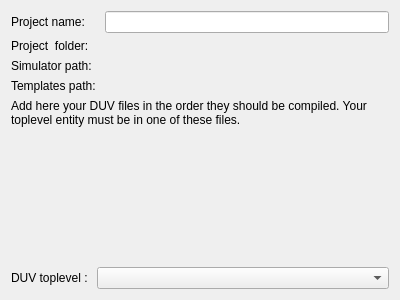
<?xml version="1.0" encoding="UTF-8"?>
<ui version="4.0">
 <class>ProjectDialogView</class>
 <widget class="QWidget" name="ProjectDialogView">
  <property name="geometry">
   <rect>
    <x>0</x>
    <y>0</y>
    <width>400</width>
    <height>300</height>
   </rect>
  </property>
  <property name="windowTitle">
   <string>Form</string>
  </property>
  <layout class="QVBoxLayout" name="verticalLayout" stretch="0,0,1,0">
   <item>
    <layout class="QFormLayout" name="layout">
     <property name="fieldGrowthPolicy">
      <enum>QFormLayout::AllNonFixedFieldsGrow</enum>
     </property>
     <property name="verticalSpacing">
      <number>6</number>
     </property>
     <item row="0" column="0">
      <widget class="QLabel" name="label">
       <property name="text">
        <string>Project name: </string>
       </property>
      </widget>
     </item>
     <item row="0" column="1">
      <widget class="QLineEdit" name="name"/>
     </item>
     <item row="1" column="0">
      <widget class="QLabel" name="label_2">
       <property name="text">
        <string>Project  folder: </string>
       </property>
      </widget>
     </item>
     <item row="1" column="1">
      <widget class="FileLineEdit" name="folder" native="true"/>
     </item>
     <item row="2" column="0">
      <widget class="QLabel" name="label_4">
       <property name="text">
        <string>Simulator path: </string>
       </property>
      </widget>
     </item>
     <item row="2" column="1">
      <widget class="FileLineEdit" name="simulator" native="true">
       <property name="sizePolicy">
        <sizepolicy hsizetype="Preferred" vsizetype="MinimumExpanding">
         <horstretch>0</horstretch>
         <verstretch>0</verstretch>
        </sizepolicy>
       </property>
      </widget>
     </item>
     <item row="3" column="0">
      <widget class="QLabel" name="label_6">
       <property name="text">
        <string>Templates path: </string>
       </property>
      </widget>
     </item>
     <item row="3" column="1">
      <widget class="FileLineEdit" name="templates" native="true"/>
     </item>
    </layout>
   </item>
   <item>
    <widget class="QLabel" name="label_5">
     <property name="text">
      <string>Add here your DUV files in the order they should be compiled. Your toplevel entity must be in one of these files.</string>
     </property>
     <property name="textFormat">
      <enum>Qt::PlainText</enum>
     </property>
     <property name="scaledContents">
      <bool>false</bool>
     </property>
     <property name="wordWrap">
      <bool>true</bool>
     </property>
    </widget>
   </item>
   <item>
    <widget class="NameList" name="fileList" native="true"/>
   </item>
   <item>
    <layout class="QFormLayout" name="formLayout">
     <property name="fieldGrowthPolicy">
      <enum>QFormLayout::AllNonFixedFieldsGrow</enum>
     </property>
     <item row="0" column="0">
      <widget class="QLabel" name="label_3">
       <property name="text">
        <string>DUV toplevel : </string>
       </property>
      </widget>
     </item>
     <item row="0" column="1">
      <widget class="QComboBox" name="classes">
       <property name="layoutDirection">
        <enum>Qt::LeftToRight</enum>
       </property>
      </widget>
     </item>
    </layout>
   </item>
  </layout>
 </widget>
 <customwidgets>
  <customwidget>
   <class>NameList</class>
   <extends>QWidget</extends>
   <header>namelist.h</header>
   <container>1</container>
  </customwidget>
  <customwidget>
   <class>FileLineEdit</class>
   <extends>QWidget</extends>
   <header>filelineedit.h</header>
   <container>1</container>
  </customwidget>
 </customwidgets>
 <resources/>
 <connections/>
</ui>
